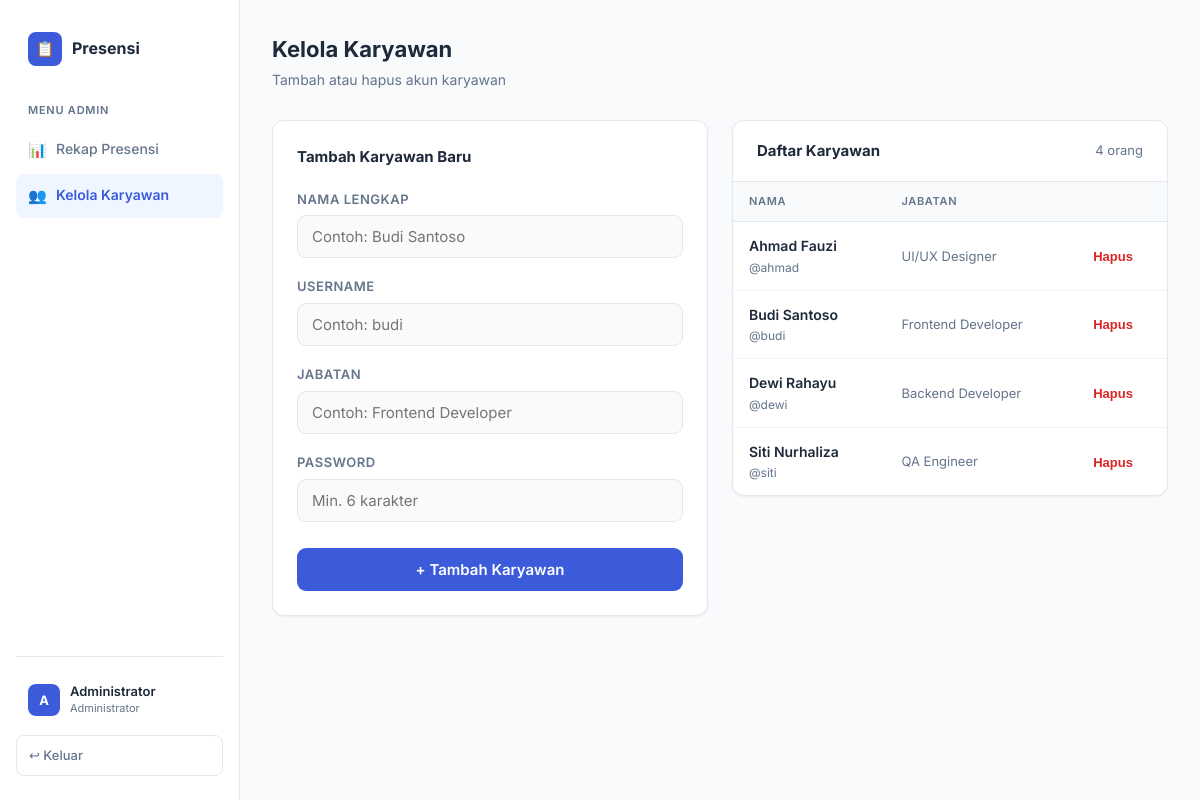
The page /kelola_karyawan.php (signed in) on the database its author committed.
### tables this page shows
CREATE TABLE IF NOT EXISTS `karyawan` (
  `id`       INT AUTO_INCREMENT PRIMARY KEY,
  `nama`     VARCHAR(100) NOT NULL,
  `username` VARCHAR(50)  NOT NULL UNIQUE,
  `password` VARCHAR(255) NOT NULL,
  `jabatan`  VARCHAR(100) DEFAULT NULL,
  `created_at` TIMESTAMP DEFAULT CURRENT_TIMESTAMP
);

### kelola_karyawan.php (the view, shortened to what this page needs)
<?php
require_once 'config.php';
$karyawan_list = $conn->query("SELECT * FROM karyawan ORDER BY nama")->fetch_all(MYSQLI_ASSOC);
?>
<!DOCTYPE html>
<html lang="id">
<head>
  <link rel="stylesheet" href="css/style.css">
</head>
<body>
<div class="layout">
  <aside class="sidebar">
    <div class="sidebar-logo">
      <div class="logo-icon">📋</div>
      <span>Presensi</span>
    </div>
    <div class="sidebar-label">Menu Admin</div>
    <a href="dashboard_admin.php" class="nav-item">
      <span class="icon">📊</span> Rekap Presensi
    </a>
    <a href="kelola_karyawan.php" class="nav-item active">
      <span class="icon">👥</span> Kelola Karyawan
    </a>
    <div class="sidebar-footer">
      <div class="user-badge">
        <div class="avatar"><?= strtoupper(substr($_SESSION['nama'],0,1)) ?></div>
        <div class="info">
          <div class="name"><?= htmlspecialchars($_SESSION['nama']) ?></div>
          <div class="role">Administrator</div>
        </div>
      </div>
      <a href="logout.php" class="btn-logout">↩ Keluar</a>
    </div>
  </aside>
  <main class="main">
    <div class="page-header">
      <h1>Kelola Karyawan</h1>
      <p>Tambah atau hapus akun karyawan</p>
    </div>
    <div style="display:grid;grid-template-columns:1fr 1fr;gap:24px;align-items:start">
      <div class="card" style="padding:24px">
        <h3 style="margin-bottom:20px;font-size:15px">Tambah Karyawan Baru</h3>
        <form method="POST">
          <div class="form-group">
            <label>Nama Lengkap</label>
            <input type="text" name="nama" placeholder="Contoh: Budi Santoso" required>
          </div>
          <div class="form-group">
            <label>Username</label>
            <input type="text" name="username" placeholder="Contoh: budi" required>
          </div>
          <div class="form-group">
            <label>Jabatan</label>
            <input type="text" name="jabatan" placeholder="Contoh: Frontend Developer">
          </div>
          <div class="form-group">
            <label>Password</label>
            <input type="password" name="password" placeholder="Min. 6 karakter" required>
          </div>
          <button type="submit" class="btn-primary">+ Tambah Karyawan</button>
        </form>
      </div>
      <div class="card">
        <div class="card-header">
          <h3>Daftar Karyawan</h3>
          <span style="font-size:13px;color:var(--muted)"><?= count($karyawan_list) ?> orang</span>
        </div>
        <div class="table-wrap">
          <table>
            <thead>
              <tr><th>Nama</th><th>Jabatan</th><th></th></tr>
            </thead>
            <tbody>
              <?php foreach ($karyawan_list as $k): ?>
              <tr>
                <td>
                  <div style="font-weight:600"><?= htmlspecialchars($k['nama']) ?></div>
                  <div style="font-size:12px;color:var(--muted)">@<?= htmlspecialchars($k['username']) ?></div>
                </td>
                <td style="color:var(--muted);font-size:13px"><?= htmlspecialchars($k['jabatan'] ?? '–') ?></td>
                <td>
                  <form method="POST" onsubmit="return confirm('Hapus karyawan ini?')">
                    <button type="submit" style="background:none;border:none;color:var(--red);cursor:pointer;font-size:13px;font-weight:600">Hapus</button>
                  </form>
                </td>
              </tr>
              <?php endforeach; ?>
            </tbody>
          </table>
        </div>
      </div>
    </div>
  </main>
</div>
</body>
</html>

### css/style.css (style rules this page uses)
*, *::before, *::after { box-sizing: border-box; margin: 0; padding: 0; }
:root { --bg: #F8FAFC; --surface: #FFFFFF; --border: #E2E8F0; --primary: #3B5BDB; --primary-dk: #2F4AC7; --text: #1E293B; --muted: #64748B; --green: #16A34A; --green-bg: #DCFCE7; --red: #DC2626; --red-bg: #FEE2E2; --yellow: #D97706; --yellow-bg: #FEF9C3; --blue-bg: #EFF6FF; --radius: 12px; --shadow: 0 1px 3px rgba(0,0,0,.08), 0 4px 16px rgba(0,0,0,.06); --shadow-sm: 0 1px 2px rgba(0,0,0,.06); }
body { font-family: 'Inter', sans-serif; background: var(--bg); color: var(--text); min-height: 100vh; font-size: 15px; line-height: 1.6; }
.form-group { margin-bottom: 18px; }
.form-group label { display: block; font-size: 13px; font-weight: 600; color: var(--muted); margin-bottom: 6px; text-transform: uppercase; letter-spacing: .04em; }
.form-group input { width: 100%; padding: 11px 14px; border: 1.5px solid var(--border); border-radius: 9px; font-size: 15px; font-family: inherit; color: var(--text); background: var(--bg); transition: border-color .15s; outline: none; }
.btn-primary { width: 100%; padding: 12px; background: var(--primary); color: #fff; border: none; border-radius: 9px; font-size: 15px; font-weight: 600; font-family: inherit; cursor: pointer; margin-top: 8px; transition: background .15s, transform .1s; }
.layout { display: flex; min-height: 100vh; }
.sidebar { width: 240px; background: var(--surface); border-right: 1px solid var(--border); display: flex; flex-direction: column; padding: 24px 16px; position: fixed; top: 0; left: 0; bottom: 0; z-index: 100; }
.sidebar-logo { display: flex; align-items: center; gap: 10px; padding: 8px 12px; margin-bottom: 28px; }
.sidebar-logo .logo-icon { width: 34px; height: 34px; background: var(--primary); border-radius: 8px; display: flex; align-items: center; justify-content: center; color: #fff; font-size: 15px; }
.sidebar-logo span { font-weight: 700; font-size: 16px; }
.sidebar-label { font-size: 11px; font-weight: 600; color: var(--muted); text-transform: uppercase; letter-spacing: .07em; padding: 0 12px; margin-bottom: 8px; }
.nav-item { display: flex; align-items: center; gap: 10px; padding: 10px 12px; border-radius: 8px; color: var(--muted); text-decoration: none; font-size: 14px; font-weight: 500; margin-bottom: 2px; transition: all .15s; }
.nav-item.active { background: var(--blue-bg); color: var(--primary); font-weight: 600; }
.nav-item .icon { width: 18px; text-align: center; font-size: 15px; }
.sidebar-footer { margin-top: auto; padding-top: 16px; border-top: 1px solid var(--border); }
.user-badge { display: flex; align-items: center; gap: 10px; padding: 10px 12px; border-radius: 8px; margin-bottom: 8px; }
.user-badge .avatar { width: 32px; height: 32px; background: var(--primary); border-radius: 8px; display: flex; align-items: center; justify-content: center; color: #fff; font-weight: 700; font-size: 13px; }
.user-badge .info .name { font-size: 13px; font-weight: 600; line-height: 1.3; }
.user-badge .info .role { font-size: 11px; color: var(--muted); }
.btn-logout { display: flex; align-items: center; gap: 8px; width: 100%; padding: 9px 12px; border: 1.5px solid var(--border); border-radius: 8px; background: transparent; color: var(--muted); font-size: 13px; font-weight: 500; font-family: inherit; cursor: pointer; transition: all .15s; text-decoration: none; }
.main { margin-left: 240px; flex: 1; padding: 32px; }
.page-header { margin-bottom: 28px; }
.page-header h1 { font-size: 22px; font-weight: 700; }
.page-header p { color: var(--muted); font-size: 14px; margin-top: 2px; }
.card { background: var(--surface); border: 1px solid var(--border); border-radius: var(--radius); box-shadow: var(--shadow-sm); overflow: hidden; }
.card-header { padding: 18px 24px; border-bottom: 1px solid var(--border); display: flex; align-items: center; justify-content: space-between; }
.card-header h3 { font-size: 15px; font-weight: 700; }
.table-wrap { overflow-x: auto; }
table { width: 100%; border-collapse: collapse; }
thead th { padding: 11px 16px; text-align: left; font-size: 11px; font-weight: 600; color: var(--muted); text-transform: uppercase; letter-spacing: .06em; background: var(--bg); border-bottom: 1px solid var(--border); }
tbody td { padding: 13px 16px; font-size: 14px; border-bottom: 1px solid #F1F5F9; }
tbody tr:last-child td { border-bottom: none; }

### rows shown on the page
karyawan: nama "Ahmad Fauzi", username "ahmad", jabatan "UI/UX Designer"
karyawan: nama "Budi Santoso", username "budi", jabatan "Frontend Developer"
karyawan: nama "Dewi Rahayu", username "dewi", jabatan "Backend Developer"
karyawan: nama "Siti Nurhaliza", username "siti", jabatan "QA Engineer"

### other values the page prints
substr($_SESSION['nama'],0,1) "A"
$_SESSION['nama'] "Administrator"
count($karyawan_list) "4"
